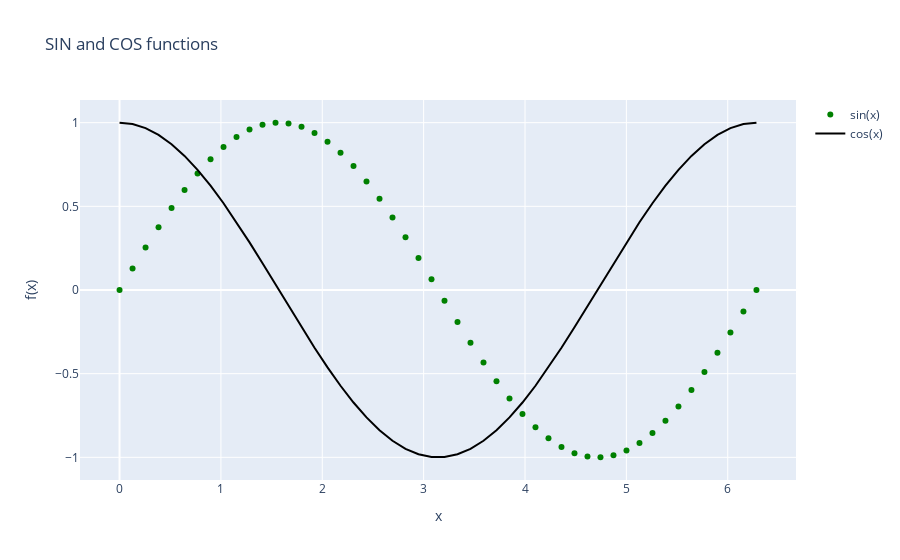

Notebook code cell kept with this figure:
### Code cell
# Display the result within the notebook:
fig.show()
